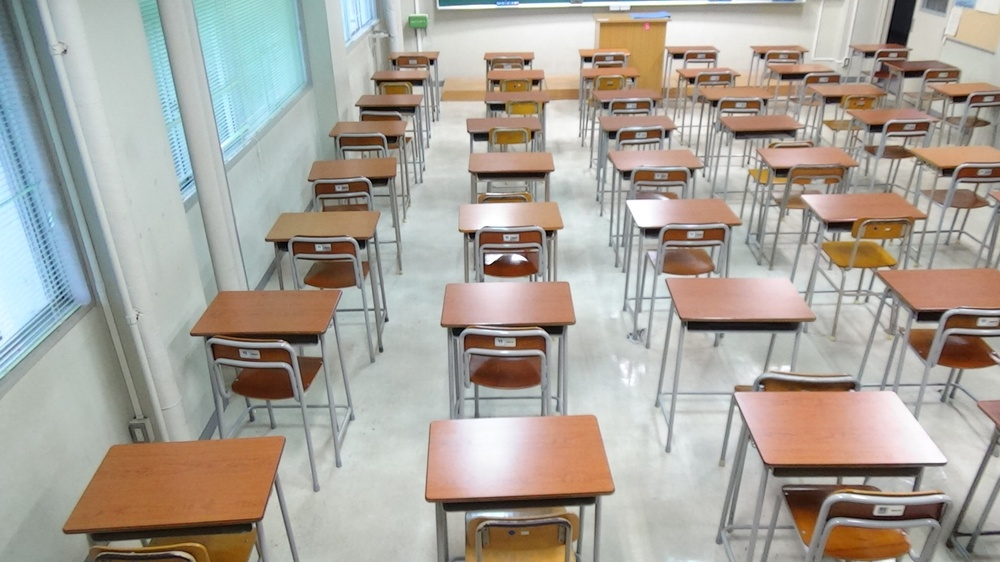
#> input picture ImageAnalysis/item/sample.JPG, 1000 x 562 px, shrunk from 1920 x 1080 before the run
$ python disparity_map.py   (older library calls are emulated)
#> lines starting #> are read from the running program, lines starting #| are printed output that depends on the picture
import numpy as np
import cv2
from matplotlib import pyplot as plt

if __name__=="__main__":
    imgL = cv2.imread('item/sample.JPG',0)
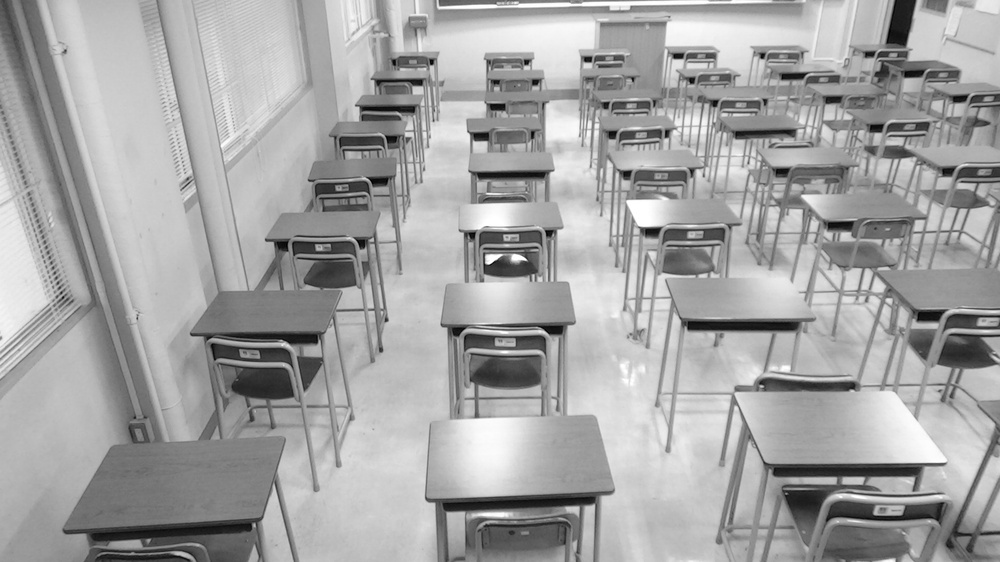
#> imgL: shape (562, 1000); min 0, max 255, mean 163.9
    imgR = cv2.imread('item/rightside.JPG',0)
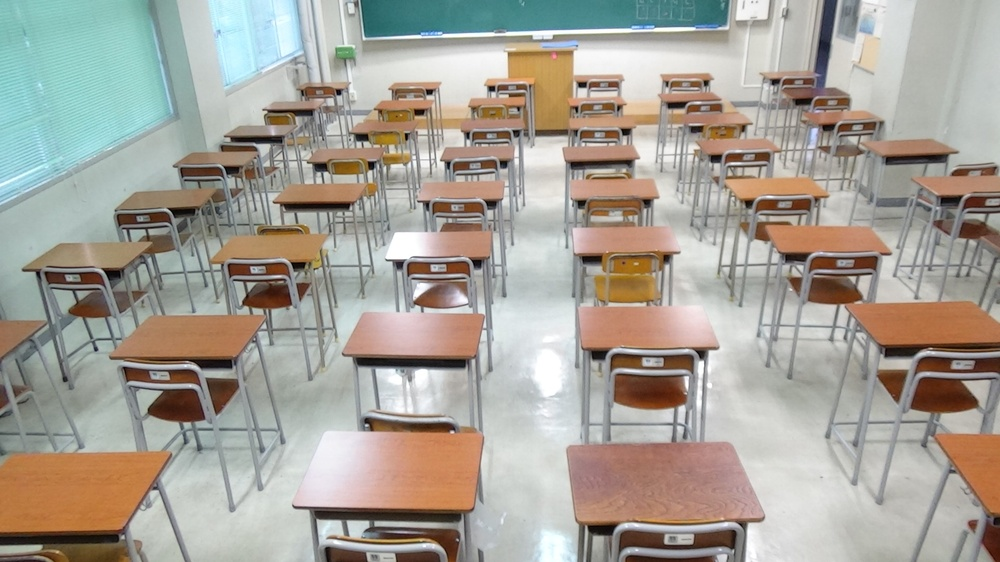
#> input picture ImageAnalysis/item/rightside.JPG, 1000 x 562 px, shrunk from 1920 x 1080 before the run
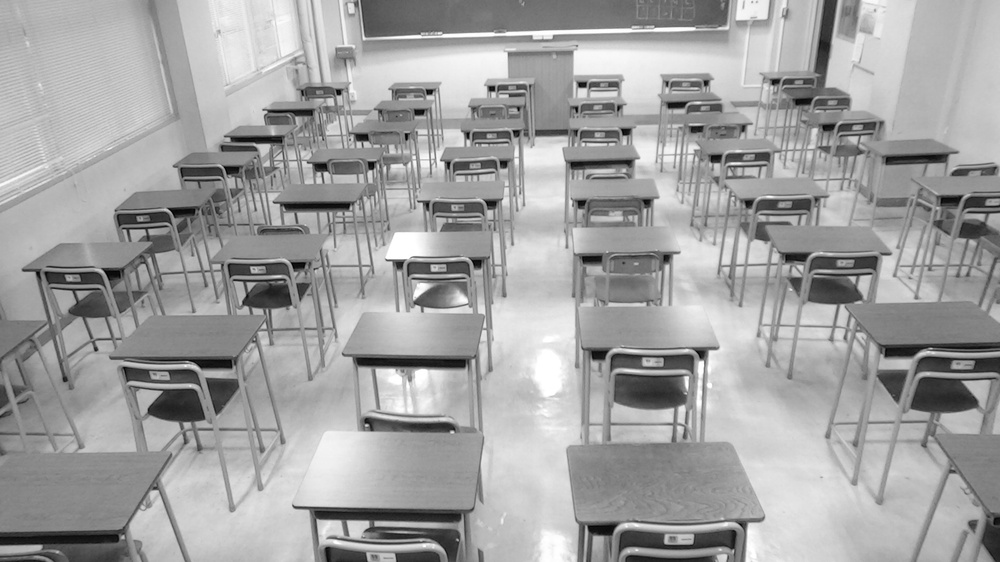
#> imgR: shape (562, 1000); min 0, max 255, mean 161.9

    gray_l = cv2.GaussianBlur( cv2.equalizeHist(imgL),(5,5), 0)
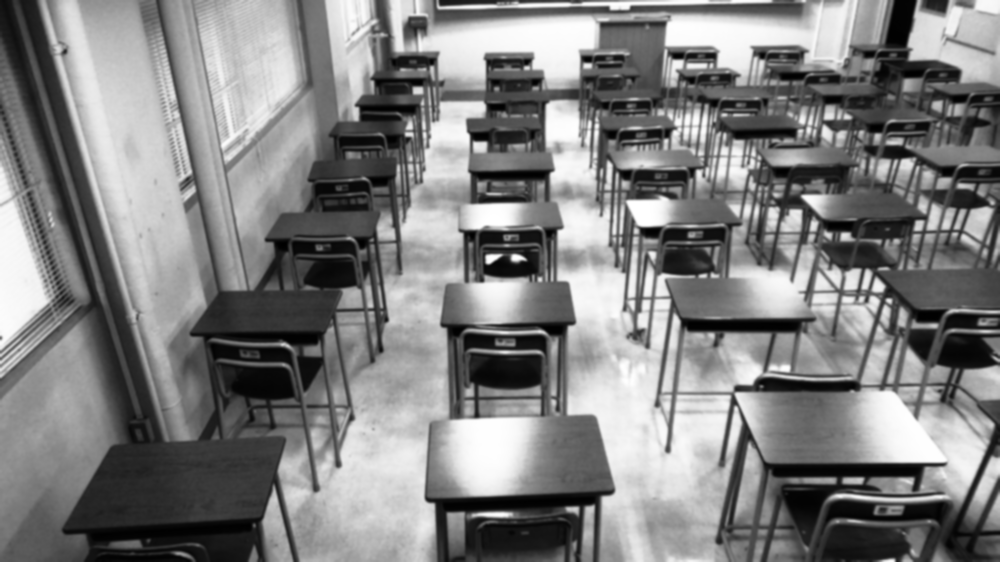
#> gray_l: shape (562, 1000); min 0, max 255, mean 128.5
    gray_r = cv2.GaussianBlur( cv2.equalizeHist(imgR),(5,5), 0)
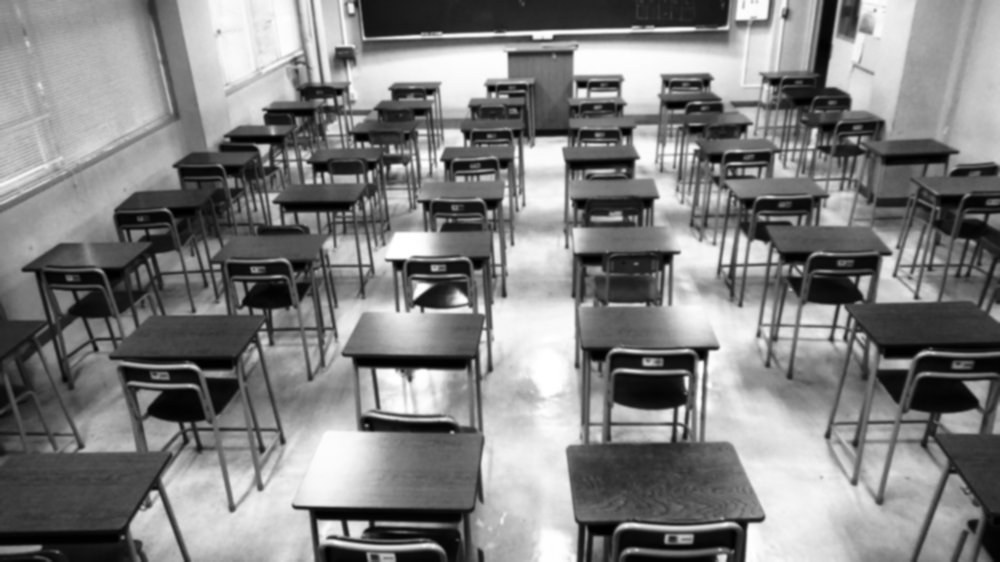
#> gray_r: shape (562, 1000); min 0, max 255, mean 128.3
    # セミグローバルブロックマッチング
    window_size =5
    minDisp = 32
    numDisp = 144 - minDisp
    stereo = cv2.StereoSGBM_create(
        minDisparity = 0,           # 視差の下限
        numDisparities = 64,        # 最大の上限
        blockSize =15,
        #SADWindowSize = window_size,# SADの窓サイズ
        uniquenessRatio = 10,       # パーセント単位で表現されるマージン
        speckleWindowSize = 0,      # 視差領域の最大サイズ
        speckleRange = 16,          # それぞれの連結成分における最大視差値
        disp12MaxDiff = 0,          # left-right 視差チェックにおけて許容される最大の差
        P1 = 8*3*window_size**2,    # 視差のなめらかさを制御するパラメータ1
        P2 = 32*3*window_size**2,   # 視差のなめらかさを制御するパラメータ2
        #fullDP = False              # 完全な2パス動的計画法を使うならTrue
    )
    disp = stereo.compute(gray_l,gray_r)
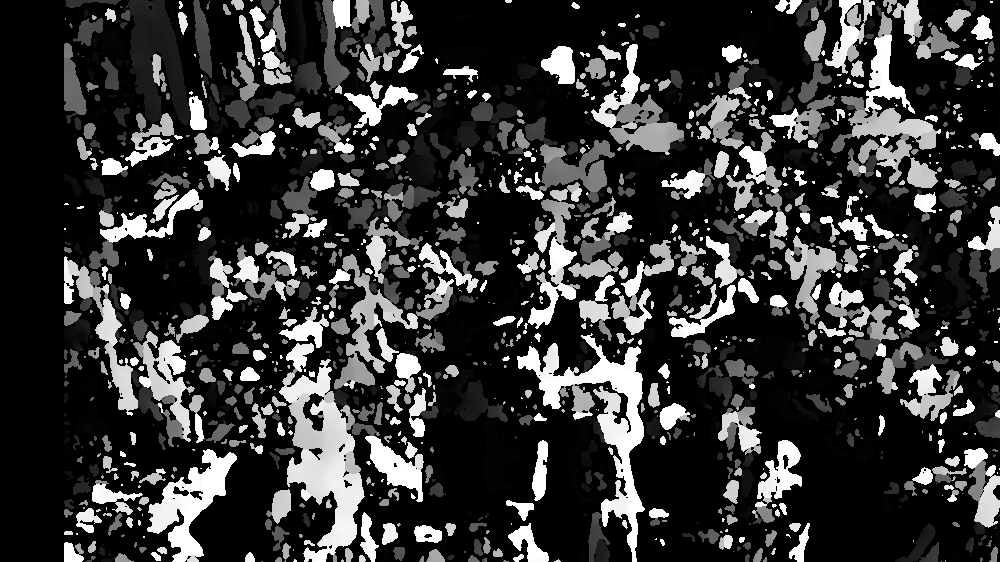
#> disp: shape (562, 1000) int16; min -16, max 1008, mean 203.3; drawn with min black and max white
    # disp = cv2.normalize(disp, disp, alpha=0, beta=255, norm_type=cv2.NORM_MINMAX, dtype=cv2.CV_8U)
    #disparity = stereo.compute(gray_l, gray_r).astype(np.float32)/16
    #disparity = (disparity - minDisp) / numDisp
    cv2.imshow("ShowWindow", disp)
    disparity = stereo.compute(gray_l, gray_r).astype(np.float32)/16
    disparity = (disparity - minDisp) / numDisp
    cv2.imshow("Show window",disparity)
    cv2.waitKey(0)
    # cv2.destroyAllWindows()
